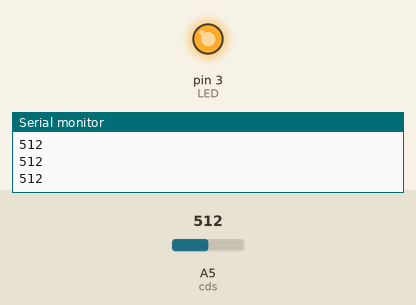
This sketch was run on a simulated Arduino Uno, built with avr-gcc and run on an emulated ATmega328P. Parts: output pins drawn as LEDs (lit = HIGH), the last lines printed to the serial monitor. The inputs (shaded band) are chosen by the test bench; at power-on: A5 (cds) = 512.

Above: at 1.2 s.
1.3 s: A5 (cds) set to 500
At 2.6 s:
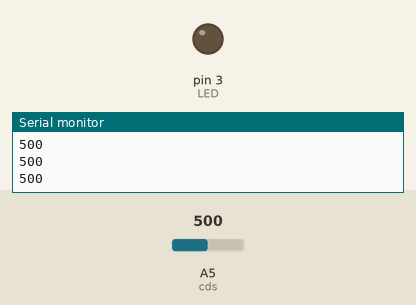
2.9 s: A5 (cds) set to 522
At 3.9 s:
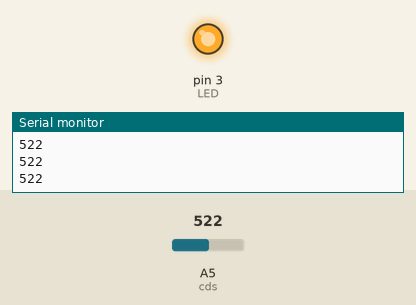
4.5 s: A5 (cds) set to 511
At 5.3 s:
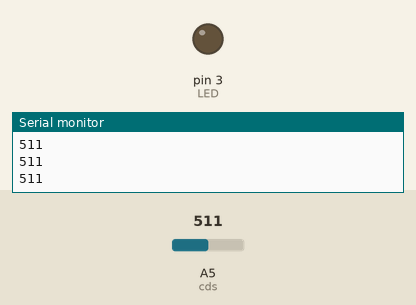
Timing chart, 0 to 7.5 s (numbered marks = the images above; inputs shaded):
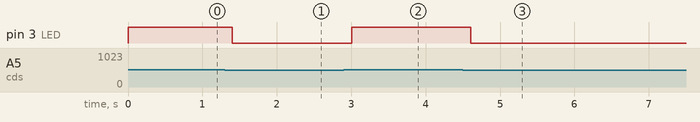

Measured:
- the behaviour switches between 512 and 511 on A5 (cds) (found by bisection; images 0 and 1)
- after the input at 1.3 s, pin 3 (LED): HIGH → LOW after 0.10 s
- after the input at 2.9 s, pin 3 (LED): LOW → HIGH after 0.10 s
- after the input at 4.5 s, pin 3 (LED): HIGH → LOW after 0.11 s

The sketch:

photoresistor_test.ino
```cpp
const byte LED = 3;
const byte cds = A5;
void setup(){
    pinMode(LED, OUTPUT);
    Serial.begin(9600);
}

void loop(){
    int val = analogRead(cds);
    Serial.println(val);
    if (val >= 512)digitalWrite(LED, HIGH);
    else digitalWrite(LED, LOW);
    delay(200);
}
```
